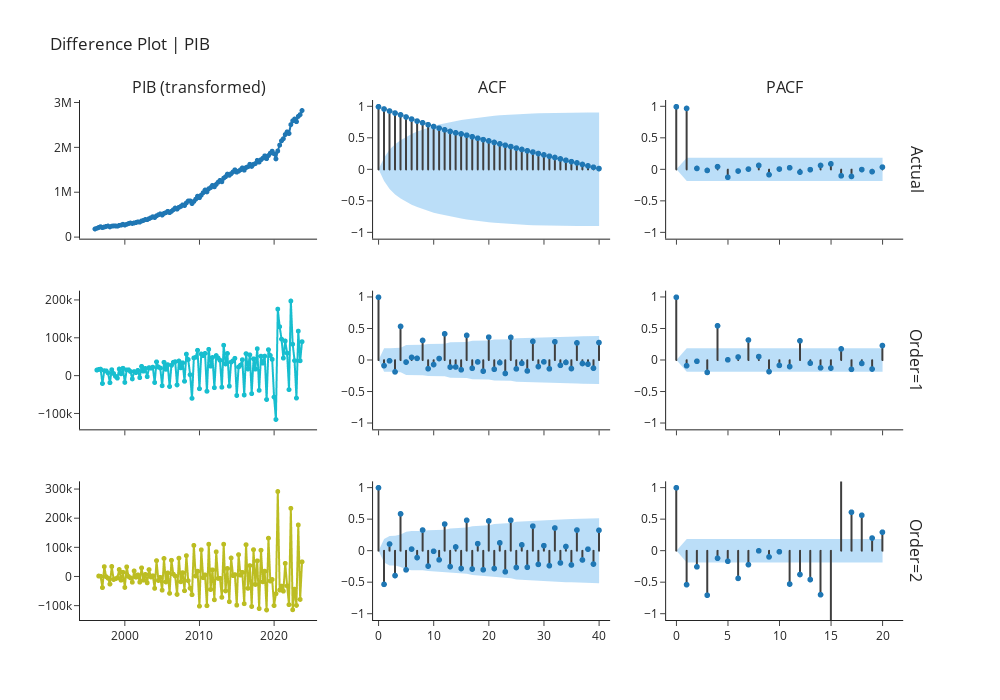

Notebook code for this chart:
### Markdown cell above
## Difference Plot Using Order

### Code cell
exp.plot_model(plot="diff", 
               data_kwargs={"order_list": [1, 2], "acf": True, "pacf": True},
               fig_kwargs = {"height":700,"width":1000,"template": "simple_white","hoverinfo":"skip","big_data_threshold":115})
